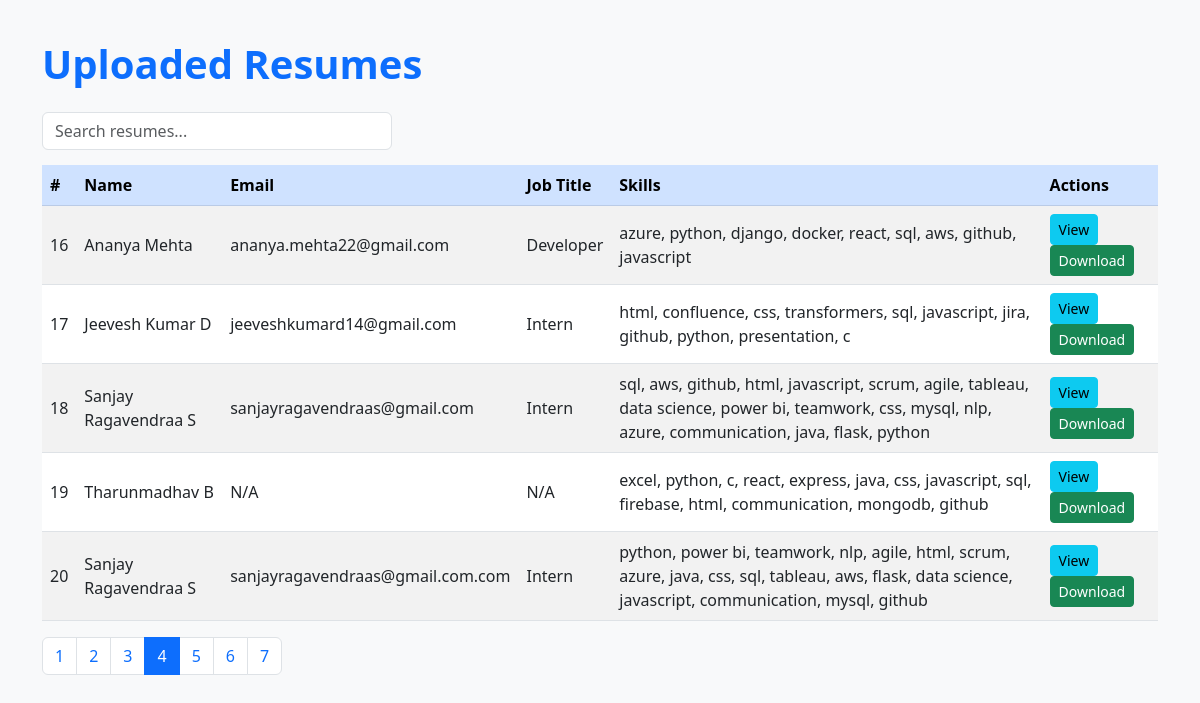
/resumes?page=4, run on the app's committed database.
### models.py (models this page shows)
class Resume(SQLModel, table=True):
    id: Optional[int] = Field(default=None, primary_key=True)
    name: Optional[str] = None
    email: Optional[str] = None
    phone: Optional[str] = None
    age: Optional[str] = None
    jobTitle: Optional[str] = None
    education: Optional[str] = None
    educationHistory: Optional[str] = None
    skills: Optional[str] = None
    languages: Optional[str] = None
    expectedSalary: Optional[str] = None
    city: Optional[str] = None
    country: Optional[str] = None
    fullAddress: Optional[str] = None
    profileDescription: Optional[str] = None
    yearsOfExp: Optional[str] = None
    linkedin: Optional[str] = None
    github: Optional[str] = None
    portfolio: Optional[str] = None
    socials: Optional[str] = None  # (unused legacy; keep for backward compatibility)
    public_id: Optional[str] = None            # <-- store Cloudinary public_id
    cv_url: Optional[str] = None               # secure_url (uploaded asset)
    cv_download_url: Optional[str] = None      # browser download helper
    socials: Optional[str]
    uploader_ip: Optional[str] = None
    projectSummary: Optional[str] = None

### main.py (the view)
@app.get("/resumes", response_class=HTMLResponse)
def view_resumes(request: Request, page: int = Query(1, ge=1), page_size: int = Query(5, ge=1, le=50)):
    with Session(engine) as session:
        total_count = session.exec(select(sa_func.count(Resume.id))).one()
        offset = (page - 1) * page_size
        resumes: List[Resume] = session.exec(select(Resume).order_by(Resume.id.desc()).offset(offset).limit(page_size)).all()
    total_pages = (total_count + page_size - 1) // page_size
    return templates.TemplateResponse("resumes.html", {
        "request": request,
        "resumes": resumes,
        "page": page,
        "page_size": page_size,
        "total_pages": total_pages,
    })

### templates/resumes.html (shortened to what this page needs)
<!DOCTYPE html>
<html lang="en">
<head>
  <link rel="stylesheet" href="/static/bootstrap.min.css">
</head>
<body>
  <div class="container">
    <h1 class="mb-4">Uploaded Resumes</h1>
    <input type="text" id="searchInput" class="form-control search-bar" placeholder="Search resumes...">
    <div class="table-responsive">
      <table class="table table-striped table-hover align-middle">
        <thead class="table-primary">
          <tr>
            <th>#</th>
            <th>Name</th>
            <th>Email</th>
            <th>Job Title</th>
            <th>Skills</th>
            <th>Actions</th>
          </tr>
        </thead>
        <tbody id="resumeTable">
          {% for r in resumes %}
          <tr>
            <td>{{ loop.index + ((page-1)*page_size) }}</td>
            <td>{{ r.name or "N/A" }}</td>
            <td>{{ r.email or "N/A" }}</td>
            <td>{{ r.jobTitle or "N/A" }}</td>
            <td>{{ r.skills or "N/A" }}</td>
            <td>
              <button class="btn btn-info btn-sm" onclick="viewDetails({{ r.id }})">
                 View
              </button>
              <a href="/resume/{{ r.id }}/download" class="btn btn-success btn-sm">
                 Download
              </a>
            </td>
          </tr>
          {% endfor %}
        </tbody>
      </table>
    </div>
    <nav>
      <ul class="pagination">
        {% for i in range(1, total_pages+1) %}
        <li class="page-item {% if i == page %}active{% endif %}">
          <a class="page-link" href="/resumes?page={{ i }}">{{ i }}</a>
        </li>
        {% endfor %}
      </ul>
    </nav>
  </div>
</body>
</html>

### templates/resumes.html (style rules this page uses)
body { background-color: #f8f9fa; }
.container { margin-top: 40px; }
h1 { font-weight: bold; color: #0d6efd; }
.search-bar { max-width: 350px; margin-bottom: 15px; }

### data on the page
Resume: name "Ananya Mehta", email "ananya.mehta22@gmail.com", jobTitle "Developer", skills "azure, python, django, docker, react, sql, aws, github, javascript"
Resume: name "Jeevesh Kumar D", email "jeeveshkumard14@gmail.com", jobTitle "Intern", skills "html, confluence, css, transformers, sql, javascript, jira, github, python, presentation, c"
Resume: name "Sanjay Ragavendraa S", email "sanjayragavendraas@gmail.com", jobTitle "Intern", skills "sql, aws, github, html, javascript, scrum, agile, tableau, data science, power bi, teamwork, css, mysql, nlp, azure, communication, java, flask, python"
Resume: name "Tharunmadhav B", email "N/A", jobTitle "N/A", skills "excel, python, c, react, express, java, css, javascript, sql, firebase, html, communication, mongodb, github"
Resume: name "Sanjay Ragavendraa S", email "sanjayragavendraas@gmail.com.com", jobTitle "Intern", skills "python, power bi, teamwork, nlp, agile, html, scrum, azure, java, css, sql, tableau, aws, flask, data science, javascript, communication, mysql, github"

### other printed values
{{ i }} "1" "2" "3" "4" "5" "6" "7"
